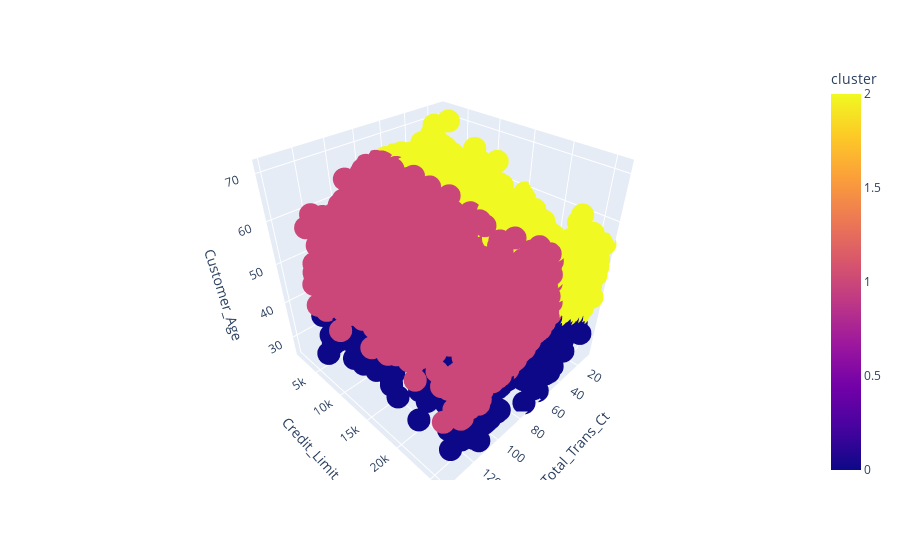

This figure's notebook cell:
### Code cell
fig = px.scatter_3d(Data_final, x = 'Total_Trans_Ct',
y = 'Credit_Limit',
z = 'Customer_Age',
color = 'cluster')

fig.show()

### Figure 1 — Plotly figure (JSON) as saved in the notebook; plotly's stock layout.template omitted (floating-point values rounded to 4 significant figures; data arrays with more than 128 entries replaced by an {"elided": "..."} marker saying what was removed)
{"data": [{"hovertemplate": "Total_Trans_Ct=%{x}<br>Credit_Limit=%{y}<br>Customer_Age=%{z}<br>cluster=%{marker.color}<extra></extra>", "legendgroup": "", "marker": {"color": {"elided": "10127 int values"}, "coloraxis": "coloraxis", "symbol": "circle"}, "mode": "markers", "name": "", "scene": "scene", "showlegend": false, "type": "scatter3d", "x": {"elided": "10127 int values"}, "y": {"elided": "10127 float values"}, "z": {"elided": "10127 float values"}}], "layout": {"coloraxis": {"colorbar": {"title": {"text": "cluster"}}, "colorscale": [[0, "#0d0887"], [0.1111, "#46039f"], [0.2222, "#7201a8"], [0.3333, "#9c179e"], [0.4444, "#bd3786"], [0.5556, "#d8576b"], [0.6667, "#ed7953"], [0.7778, "#fb9f3a"], [0.8889, "#fdca26"], [1, "#f0f921"]]}, "legend": {"tracegroupgap": 0}, "margin": {"t": 60}, "scene": {"domain": {"x": [0, 1], "y": [0, 1]}, "xaxis": {"title": {"text": "Total_Trans_Ct"}}, "yaxis": {"title": {"text": "Credit_Limit"}}, "zaxis": {"title": {"text": "Customer_Age"}}}}}
